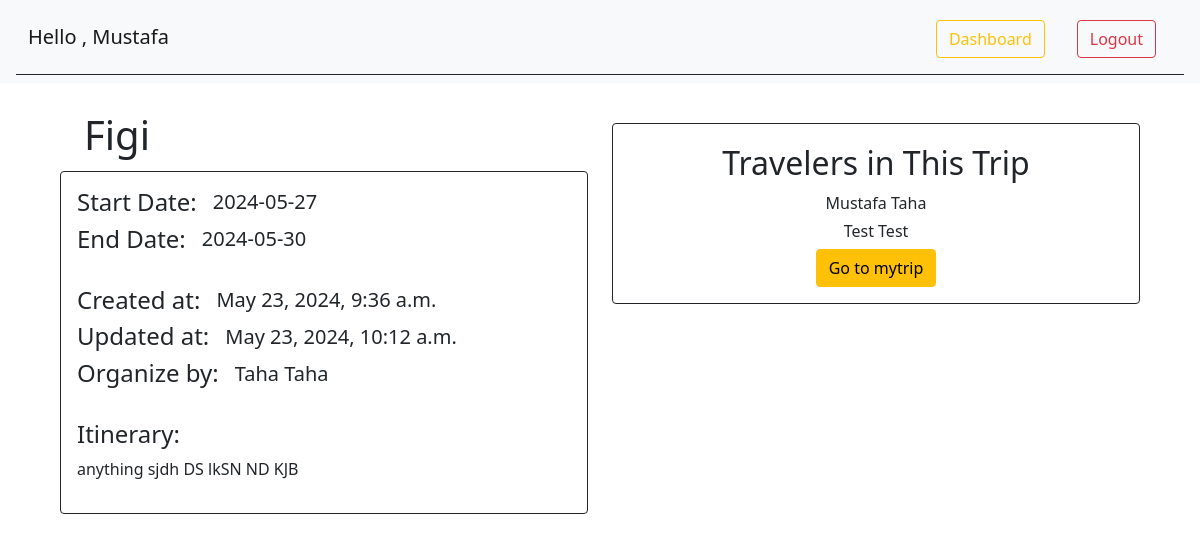
/trips/6 (signed in), run on the app's committed database.
### exam_app/models.py (models this page shows)
class User(models.Model):
    first_name = models.CharField(max_length=45)
    last_name = models.CharField(max_length=45)
    email = models.CharField(max_length=127)
    password = models.CharField(max_length=50)
    birthday = models.DateField(null=True)
    created_at = models.DateTimeField(auto_now_add=True)
    updated_at = models.DateTimeField(auto_now=True)
    objects = UserManager()

class Trip(models.Model):
    destination = models.CharField(max_length=255)
    start_date = models.DateField()
    end_date = models.DateField()
    desc = models.TextField()
    created_by = models.ForeignKey(User,related_name="created_trips",on_delete=models.CASCADE)
    travelers = models.ManyToManyField(User,related_name="trips")
    created_at = models.DateTimeField(auto_now_add=True)
    updated_at = models.DateTimeField(auto_now=True)
    objects = TripManager()

### exam_app/views.py (the view)
# urls.py: path('trips/<int:tripID>',views.show_trip),
def show_trip(request,tripID):
    trip = Trip.objects.get(id=tripID)
    if not 'userID' in request.session :
        return redirect('exam:main_page')
    userID = int(request.session['userID'])
    data = {
        'user' : User.objects.get(id=userID),
        'trip' : trip,
    }
    return render(request,'show_trip.html',data)

### exam_app/templates/show_trip.html (shortened to what this page needs)
<!DOCTYPE html>
<html lang="en">
<head>
    <link href="https://cdn.jsdelivr.net/npm/bootstrap@5.0.2/dist/css/bootstrap.min.css" rel="stylesheet"
>
    {%load static %}
    <link rel="stylesheet" href="{%static 'css/mainPage_style.css'%}">
</head>
<body>
    <nav class="navbar navbar-expand-lg navbar-light bg-light ">
        <div class="container-fluid mt-1 mx-3 pt-1 pb-3 border-bottom border-dark">
            <a class="navbar-brand" href="/main_page">Hello , {{user.first_name}}</a>
            <div class="d-flex  align-items-center justify-content-end mt-1">
                <form action='/' class="  mx-3">
                    <button class="mybtn btn btn-outline-warning" type="submit">Dashboard</button>
                </form>
                <form action='/logout' class="  mx-3">
                    <button class="mybtn btn btn-outline-danger" type="submit">Logout</button>
                </form>
            </div>
    </nav>
    <div class="row  mt-4 mx-5">
        <div class="col-md-6">
            <h1 class="card-title py-1 px-4 mb-2 border-light">{{trip.destination}}</h1>
            <div class="card border-dark">
                <div class="card-body d-flex flex-column ">
                    <div class="d-flex  align-items-center">
                        <h4>Start Date: </h4>
                        <h5 class="mx-3">{{trip.start_date|date:'Y-m-d'}}</h5>
                    </div>
                    <div class="d-flex  align-items-center ">
                        <h4>End Date:</h4>
                        <h5 class="mx-3">{{trip.end_date|date:'Y-m-d'}}</h5>
                    </div>
                    <div class=" mt-4 d-flex  align-items-center">
                        <h4>Created at: </h4>
                        <h5 class="mx-3">{{trip.created_at}}</h5>
                    </div>
                    <div class="d-flex  align-items-center">
                        <h4>Updated at:</h4>
                        <h5 class="mx-3">{{trip.updated_at}}</h5>
                    </div>
                    <div class="d-flex  align-items-center">
                        <h4>Organize by:</h4>
                        <h5 class="mx-3">{{trip.created_by.first_name}} {{trip.created_by.last_name}}</h5>
                    </div>
                    <h4 class="mt-4">Itinerary:</h4>
                    <p> {{trip.desc}}</p>
                </div>
            </div>
        </div>
        <div class="col-md-6">
            <h2 class="card-title py-1 px-4 mb-2 bor">  </h2>
            <div class="card border-dark">
                <div class="card-body text-center ">
                    <h2 class="card-title py-1 px-4 mb-2 bor">Travelers in This Trip</h2>
                    {%for user in trip.travelers.all%}
                        <h6>{{user.first_name}} {{user.last_name}}</h6>
                    {%endfor%}
                    <a href="/trips/mytrip" class="btn btn-warning"> Go to mytrip </a>
                </div>
            </div>
        </div>
    </div>
</body>
</html>

### exam_app/static/css/mainPage_style.css (style rules this page uses)
* { padding: 0px; margin: 0px; }

### data on the page
User: first_name "Mustafa", last_name "Taha"
Trip: destination "Figi", start_date "2024-05-27", end_date "2024-05-30", created_at "May 23, 2024, 9:36 a.m.", updated_at "May 23, 2024, 10:12 a.m.", created_by.first_name "Taha", created_by.last_name "Taha", desc "anything sjdh DS lkSN ND KJB"
User: first_name "Test", last_name "Test"
